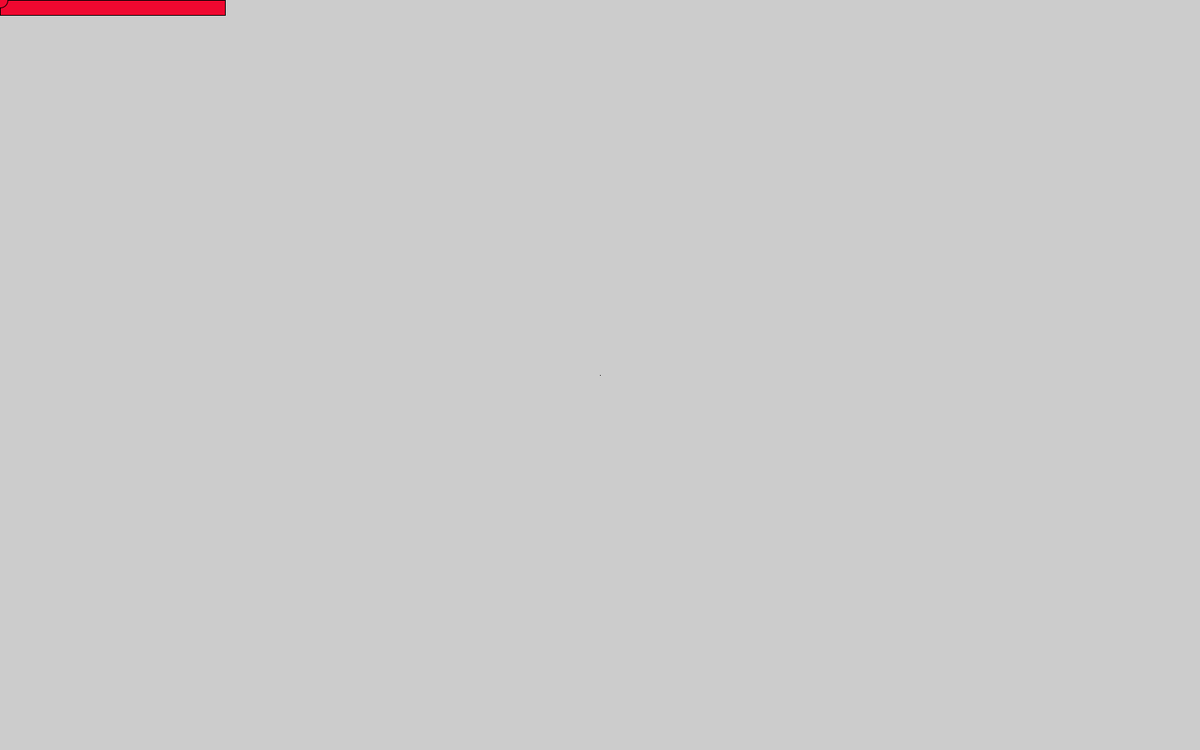
Frame 1 (no input)
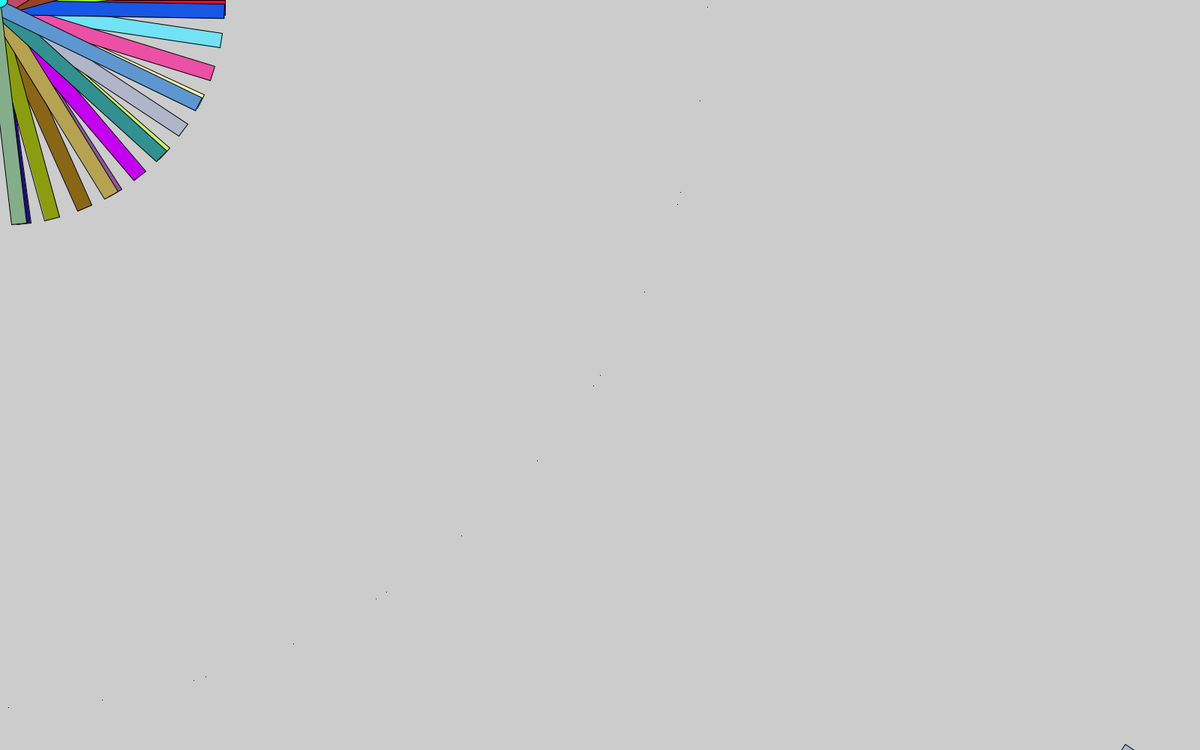
Frame 60 (the mouse pressed at the canvas centre just before this capture)
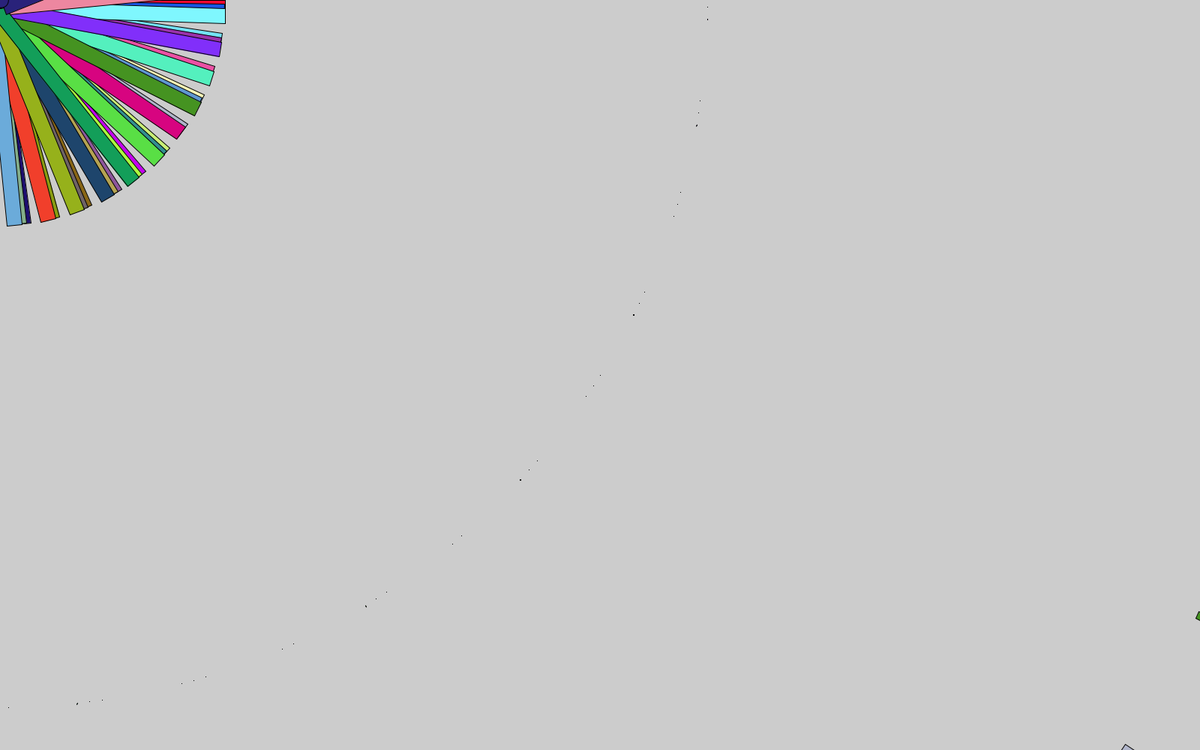
Frame 120 (the mouse held since frame 60 and released just before this capture)

The Processing sketch that drew these frames (run headless with seeded random() and noise(); from frame 60 on, the mouse is pressed at the canvas centre):

// Processing sketch: cool_art_thing_mabby
// ── cool_art_thing_mabby.pde
void setup(){
size(1600,1000);
//noStroke();
frameRate(9440);
} 
int value = 0;
void draw(){
  randomSeed(value);
for (int i=1; i < 400; i++) {
  float r = random(0,255);
  float g = random(0,255);
  float b = random(0,255);
  fill(r,g,b);
}
  
 rotate(value);
 
    rect(800,500,value/100,value/100);
  rect(value/80,value/80,300,20);
  ellipse(value/80,value/80,20,20);
  rect(1800-value/20,value/20,100,10);
 value= value+1;
 
}
